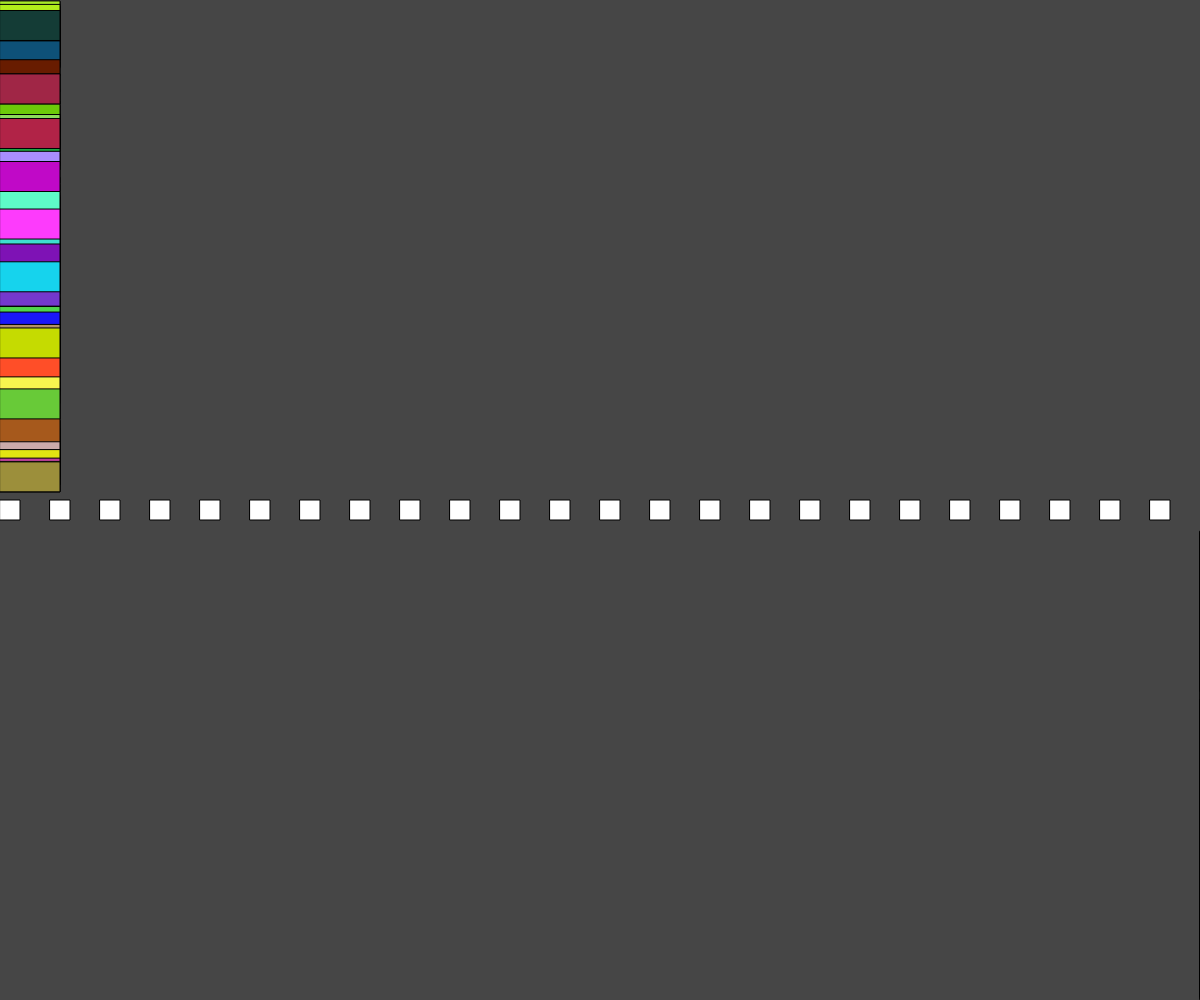
Frame 1 (no input)
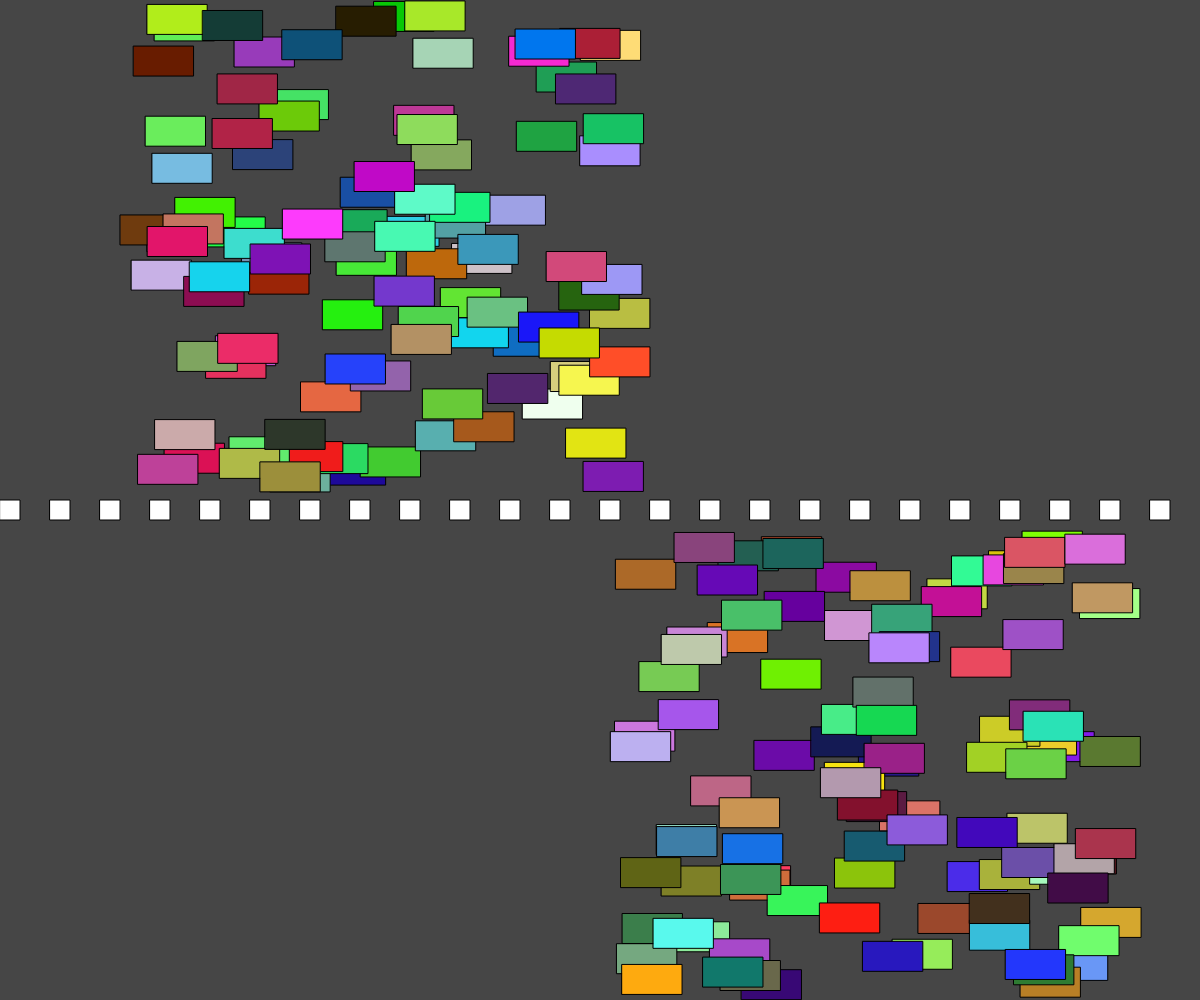
Frame 60 (no input)
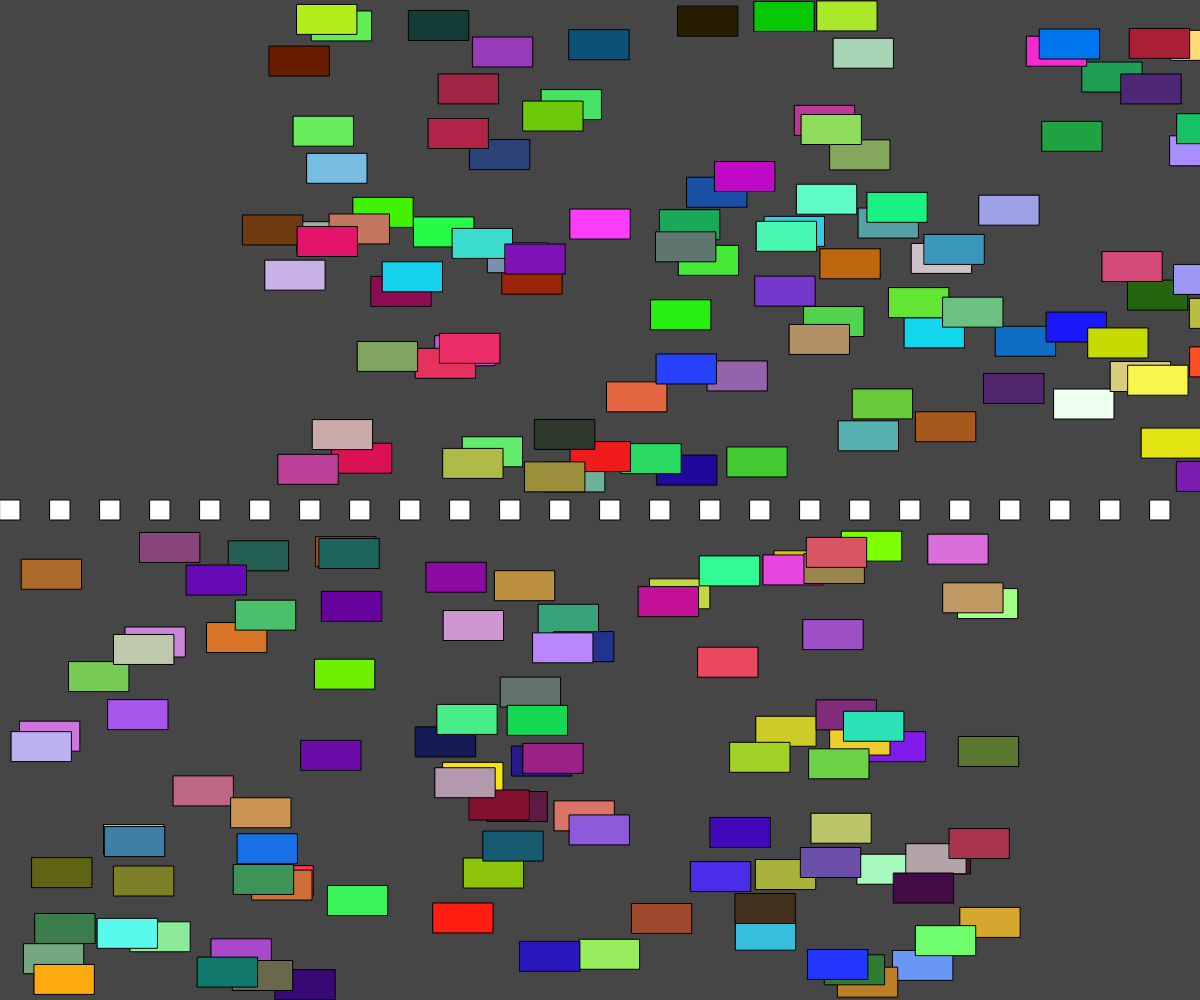
Frame 120 (the mouse pressed at the canvas centre since frame 60)

The p5.js sketch that drew these frames (run headless with seeded random() and noise() and a simulated clock; from frame 60 on, the mouse is pressed at the canvas centre):

// p5.js sketch
// ── sketch.js
// Objects in Objects
// Mr. Scott
// April 12, 2024
// Storing objects IN objects, overwriting objects, basic transformations

let eastbound = [];
let wastbound = [];

function setup() {
  createCanvas(windowWidth, windowHeight);

  for (let i = 0; i < 100; i++) {
    eastbound.push(new Car(0, random(0, (windowHeight / 2) - 30), 0))


  }
  for (let i = 0; i < 100; i++) {
    eastbound.push(new Car(windowWidth, random((windowHeight / 2)+30, windowHeight -30), 1))


  }
}

function draw() {
  background(70);
  road()
  for (let c of eastbound) {
    c.display();
    c.move()

  }
}

function road() {
  for (let i = 0; i < windowWidth; i += 50) {
    fill(10000)
    square(i, height / 2, 20)
  }
}
class Car {
  constructor(x, y, d) {
    this.x = x; this.y = y; 
    this.speed = random(2, 10);
    this.c = color(random(255), random(255), random(255));
    this.size = 60;
    this.direction = d//0--> right//1 <-- left
  }
  move() {

    if (this.direction === 0) {
      this.x += this.speed
      if (this.x > windowWidth) {
        this.x = 0
      }
    }
  else{
    this.x -= this.speed
    if (this.x < 0) {
      this.x = windowWidth
    }

  }
  }


  // Class Methods
  display() {
    fill(this.c);
    rect(this.x, this.y, this.size, this.size * 0.5);

  }
}
